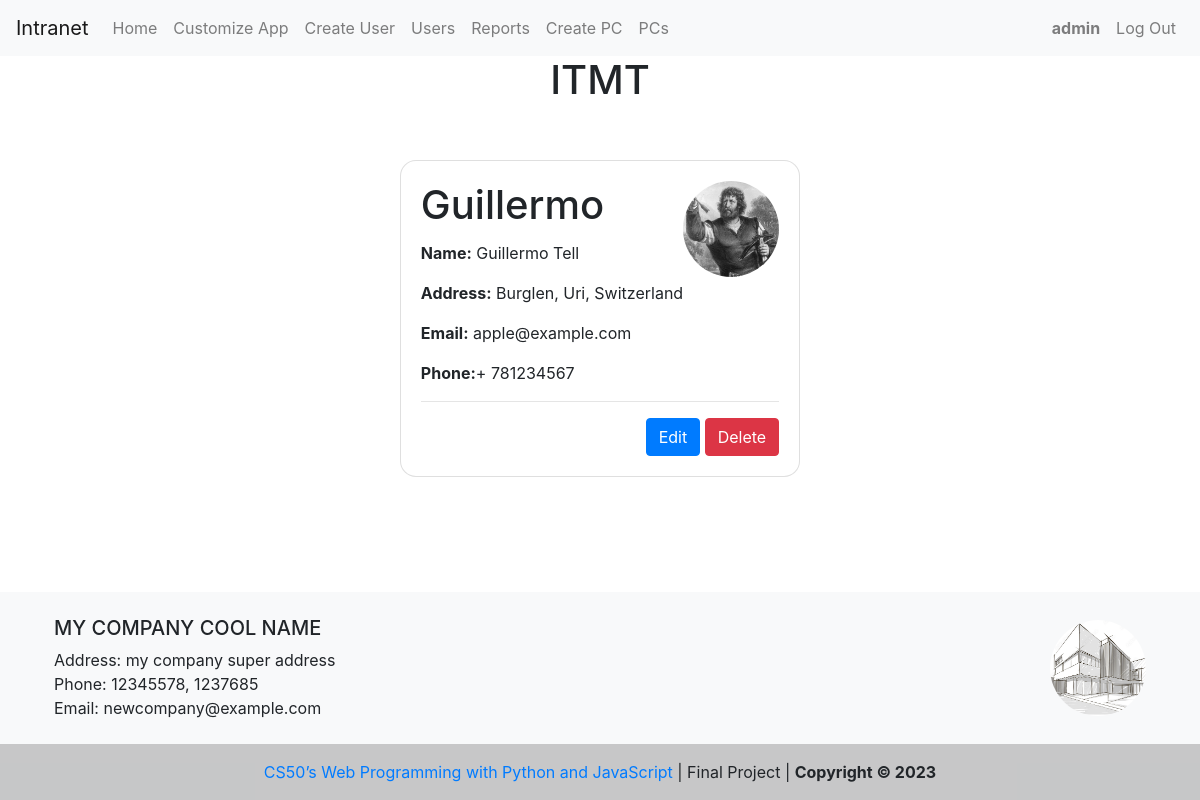
The page /user_profile/Guillermo (signed in) on the database its author committed.
### capstone/models.py (models this page shows)
class User(AbstractUser):
    pass

class Profile(models.Model):
    user = models.OneToOneField(User, on_delete=models.CASCADE)
    name = models.CharField(max_length=100)
    address = models.CharField(max_length=200)
    email = models.EmailField(default="")
    phone = models.CharField(max_length=30)
    country_code = models.CharField(max_length=10, default="")
    picture = models.ImageField(upload_to="profile_pictures/")

class Footer(models.Model):
    company_name = models.CharField(max_length=255)
    company_address = models.CharField(max_length=255)
    company_phone = models.CharField(max_length=20)
    company_email = models.EmailField(default="")
    company_avatar = models.ImageField(upload_to="company_logo/")

### capstone/views.py (the view)
# urls.py: path("user_profile/<str:username>", views.user_profile, name="user_profile"),
@login_required
def user_profile(request, username):
    profile = Profile.objects.get(user__username=username)
    return render(request, "capstone/user_profile.html", {"profile": profile})

### capstone/context_processors.py (called while the page is built)
def footer_processor(request):
    footer = Footer.objects.first()
    return {
        "company_name": footer.company_name,
        "company_address": footer.company_address,
        "company_phone": footer.company_phone,
        "company_email": footer.company_email,
        "company_avatar": footer.company_avatar,
    }

def intranet_processor(request):
    intranet = Intranet.objects.first()
    return {
        "company_intranet": intranet.company_intranet,
    }

### capstone/templates/capstone/user_profile.html (shortened to what this page needs)
{% extends "capstone/layout.html" %}
{% block body %}
{% if user.is_authenticated %}
{% if user.username == 'admin' %}
<div class="d-flex justify-content-center">
  <div class="card ml-5 mr-5 br-3 mt-5">
    <div class="card-body">
      <div class="d-flex">
        <div class="flex-grow-1">
          <h1 class="card-title">{{ profile.user.username }}</h1>
          <p class="card-text"><b>Name:</b> {{ profile.name }}</p>
          <p class="card-text"><b>Address:</b> {{ profile.address }}</p>
          <p class="card-text"><b>Email:</b> {{ profile.email }}</p>
          <p class="card-text">
            <b>Phone:</b>+ {{profile.country_code}} {{ profile.phone }}
          </p>
        </div>
        {% if profile.picture %}
        <img
          src="{{ profile.picture.url }}"
          class="rounded-circle"
          alt="Profile picture"
          style="height: 6rem; width: 6rem; object-fit: cover"
        />
        {% endif %}
      </div>
      <hr>
      <div class="float-right ml-auto">
        <form
          class="d-inline-block"
          action="{% url 'edit_user' profile.user.username %}"
          method="get"
        >
          <button class="btn btn-primary" type="submit">Edit</button>
        </form>
        <form
          id="delete-user"
          class=" d-inline-block "
          action="{% url 'delete_user' profile.user.username %}"
          method="post"
        >
          <button class="btn btn-danger" type="submit">Delete</button>
        </form>
      </div>
    </div>
  </div>
</div>
{% endif %}
{% endif %}
{% endblock %}

### capstone/templates/capstone/layout.html (shortened to what this page needs)
{% load static %}
<!DOCTYPE html>
<html lang="en">
  <head>
    <link
      rel="stylesheet"
      href="https://cdn.jsdelivr.net/npm/intl-tel-input@18.1.1/build/css/intlTelInput.css"
    />
    <link
      rel="stylesheet"
      href="https://stackpath.bootstrapcdn.com/bootstrap/4.4.1/css/bootstrap.min.css"
    />
    <link href="{% static 'capstone/styles.css' %}" rel="stylesheet" />
  </head>
  <body>
    <nav class="navbar navbar-expand-lg navbar-light bg-light">
      <a class="navbar-brand" href="{{ company_intranet|default:'#'}}" rel="noopener noreferrer" target="{{ company_intranet|yesno:'blank' }}">Intranet</a>
      <div class="collapse navbar-collapse" id="navbarContent">
        <ul class="navbar-nav mr-auto">
          {% if user.is_authenticated %}
          <li class="nav-item">
            <a class="nav-link" href="{% url 'index' %}">Home</a>
          </li>
          <li class="nav-item">
            {% if user.username == 'admin' %}
            <a class="nav-link" href="{% url 'customize_app' %}">Customize App</a>
          </li>
          <li class="nav-item">
            <a class="nav-link" href="{% url 'create_user' %}">Create User </a>
          </li>
          <li class="nav-item">
            <a class="nav-link" href="{% url 'users' %}">Users</a>
          </li>
          <li class="nav-item">
            <a class="nav-link" href="{% url 'reports' %}">Reports</a>
          </li>
          <li class="nav-item">
            <a class="nav-link" href="{% url 'create_pc' %}">Create PC</a>
          </li>
          <li class="nav-item">
            <a class="nav-link" href="{% url 'pcs' %}">PCs</a>
          </li>
          {% endif %}
        </ul>
        <ul class="navbar-nav ml-auto">
          <li class="nav-item">
            <a class="nav-link" href="#"><b>{{ user.username }}</b></a>
          </li>
          <li class="nav-item">
            <a class="nav-link" href="{% url 'logout' %}">Log Out</a>
          </li>
          {% else %}
          <li class="nav-item">
            <a class="nav-link" href="{% url 'login' %}">Log In</a>
          </li>
        </ul>
        {% endif %}
      </div>
    </nav>
    {% if user.is_authenticated %}
    <h1 class="d-flex justify-content-center">ITMT</h1>
    {% endif %}
    <div class="body content">
      {% block body %}
      {% endblock %}
    </div>
  </body>
  {% include 'capstone/footer.html' %}
</html>

### capstone/templates/capstone/footer.html
<footer class="bg-light text-lg-start mt-5">
  <div class="container p-4">
    <div class="row">
      <div class="col-lg-6 col-md-12 mb-4 mb-md-0">
        <h5 class="text-uppercase">{{ company_name }}</h5>
        <div>
          <p class="m-0">Address: {{ company_address }}</p>
          <p class="m-0">Phone: {{ company_phone }}</p>
          <p class="m-0">Email: {{ company_email }}</p>
        </div>
      </div>
      <div
        class="col-lg-6 col-md-12 mb-4 mb-md-0 d-flex justify-content-end align-items-center"
      >
      <img src="{{ company_avatar.url|default:'/media/company_logo/logo-placeholder-image.png'}}" alt="{{company_name}} Logo" class="rounded-circle" style="height: 6rem; width: 6rem; object-fit: cover" />
      </div>
    </div>
  </div>
  <div class="text-center p-3 footer">
    <a href="https://cs50.harvard.edu/web/2020/" class="text-decoration-none" target="blank" rel="noopener noreferrer">CS50’s Web Programming with Python and JavaScript</a> | Final Project |
    <b>Copyright © 2023</b>
  </div>
</footer>

### capstone/static/capstone/styles.css (style rules this page uses)
:root { --border-color: #80bdff; --grey-color: #495057; --box-shadow: 0 0 0 0.2rem rgba(0, 123, 255, 0.25); }
body { display: flex; min-height: 100vh; flex-direction: column; }
.content { flex: 1; }
.br-3 { border-radius: 1rem; }
.footer { background-color: rgba(0, 0, 0, 0.2); }

### rows shown on the page
User: username "admin"
Profile: user.username "Guillermo", name "Guillermo Tell", address "Burglen, Uri, Switzerland", email "apple@example.com", phone "781234567", picture (picture)
Footer: company_name "MY COMPANY COOL NAME", company_address "my company super address", company_phone "12345578, 1237685", company_email "newcompany@example.com"
